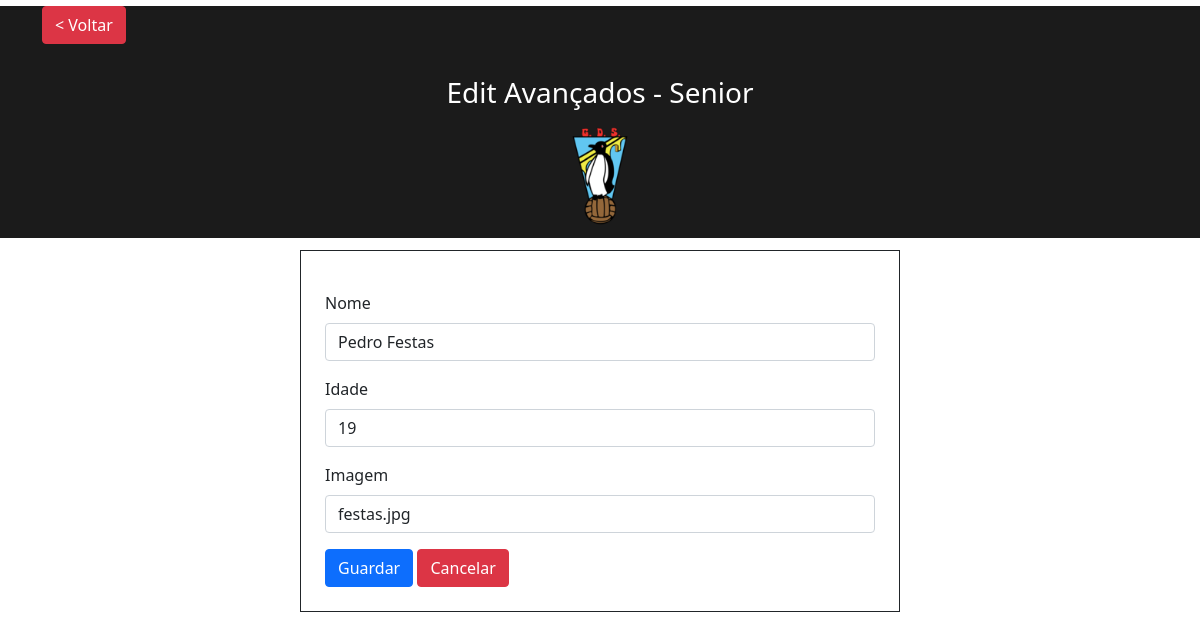
The page /area-admin/editasenior.php?Id=1 on the database its author committed.
### tables this page shows
CREATE TABLE `avancados` (
  `Id` int(11) NOT NULL,
  `Nome` text NOT NULL,
  `Idade` int(11) NOT NULL,
  `Img` varchar(256) NOT NULL
);

### area-admin/editasenior.php (the view, shortened to what this page needs)
<!DOCTYPE html>
<html>
<head>
    <link rel="stylesheet" href="css/bootstrap.min.css">
</head>
<body>
    <?php
require 'includes/connection.php';
$Id = $_GET['Id'];
$sql = 'SELECT * FROM avancados WHERE Id = :Id';
$sth = $dbh->prepare($sql);
$sth->bindParam(':Id', $Id, PDO::PARAM_INT);
$sth->execute();
$avancados = $sth->fetchObject();
?>
<div style="background-color: #1b1b1b; margin-top:-1.5%;">
    <div class="container mt-4" style="background-color: #1b1b1b;">
    <a  href="asenior.php" class="btn btn-danger">< Voltar</a>
    </div>
    <div class="title-h2" style="padding: 2rem; background-color: #1b1b1b;">
        <h3>Edit Avançados - Senior</h3>
    </div>
    <div style="text-align: center; ">
            <img  src="/GDS/images/ProjetoGDS/gdss.png" style="max-height: 100px; margin-top:-2%;  margin-bottom:1%;">
        </div>
</div>
    <div class="col-lg-6 offset-lg-3">
        <form action="includes/updateasenior.php" method="GET" class="border border-1 border-dark p-4" style="width: 100%; margin-top: 2%;">
            <div class="mb-3">
                <label  class="form-label">Nome</label>
                <input type="text" class="form-control" name="Nome"
                value="<?= $avancados->Nome ?>">
            </div>
            <div class="mb-3">
                <label  class="form-label">Idade</label>
                <input type="text" class="form-control" name="Idade"
                  value="<?= $avancados->Idade ?>">
            </div>
            <div class="mb-3">
                <label  class="form-label">Imagem</label>
                <input type="text" class="form-control" name="Img"
                 value="<?= $avancados->Img ?>">
            </div>
            <div>
                <button type="submit" class="btn btn-primary">Guardar</button>
                <button type="reset" class="btn btn-danger">Cancelar</button>
            </div>
        </form>
    </div>
</body>
</html>

### area-admin/editasenior.php (style rules this page uses)
.title-h2 { font-size: 1rem; text-align: center; color: white; padding: 2rem; }

### rows shown on the page
avancados: Nome "Pedro Festas", Idade "19", Img "festas.jpg"
